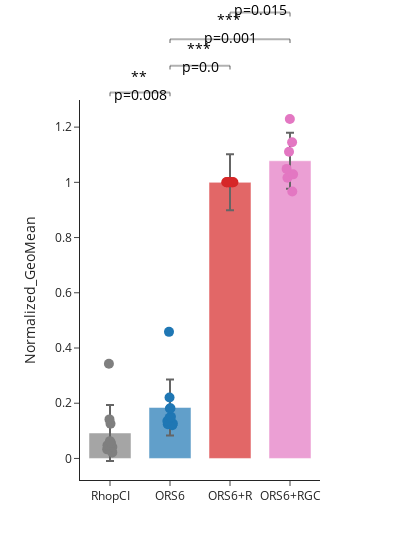

The notebook cell this image was saved under:
### Code cell
samples_to_plot = ['RhopCI', 'ORS6','ORS6+R','ORS6+RGC']

# plot_by = 'GeoMean'
plot_by = 'Normalized_GeoMean'

# Filtering data for samples to plot
plot_df = pd.DataFrame()
for _sample in samples_to_plot: 
   plot_df = pd.concat([plot_df, data[data.Sample_name == _sample]])
plot_df = plot_df[plot_df['OR'] == 1000]
   
# Normalizing GeoMean 
# plot_df = flow_utils.filter_expdate_by_samples(plot_df, contain_samples = ['ORS6 + R','ORS6 + RGC'])
plot_df = flow_utils.normalize_metric(plot_df, normalize_by='ORS6+R', normalize_metric='GeoMean')
# plot_df = plot_df.dropna(subset=[plot_by]) # drops nan values that doesn't have the normalize_by in the same exp_date

my_colors = ['#7f7f7f', '#1f77b4', '#d62728', '#e377c2']
cmap = plot_utils.distinct_colors(samples_to_plot, custom_color=my_colors)
# colors = [cmap[_sample] for _sample in plot_df.Sample_name ]

fig = go.Figure()

# Jitter scatter points
for _sample in plot_df.Sample_name.unique(): 
   subset = plot_df[plot_df['Sample_name'] == _sample]
   fig.add_trace(go.Box(x=subset['Sample_name'],
                        y = subset[plot_by], 
                        text = round(subset[plot_by],3).astype(str) +'<br>'+(subset['exp_date']),
                        name = _sample, 
                        # opacity = 0.3, 
                        marker_size = 10,
                        pointpos=0, 
                        boxpoints='all', 
                        boxmean=True,
                        marker = dict(color = cmap[_sample]),
                        line = dict(color = 'rgba(0,0,0,0)'),
                        fillcolor = 'rgba(0,0,0,0)', 
                        showlegend=False
                        ))
   
# Add p-value
fig = plot_utils.add_p_value_annotation(fig, [[0,1],[1,2], [1,3], [2,3]], 
                                        test_type = 'ranksums')
   
# Bar plot
for _sample in plot_df.Sample_name.unique(): 
   subset = plot_df[plot_df['Sample_name'] == _sample]
   fig.add_trace(go.Bar(x = [_sample], 
                        y = [subset[plot_by].mean()], 
                        error_y = dict(array=(plot_df.groupby('Sample_name')[plot_by].std())), 
                        marker_color = cmap[_sample],
                        # marker_line = dict(width = 3, color = 'black'),
                        opacity = 0.7, 
                        showlegend=False,
                        width = 0.7
                        ))

fig.update_layout(template='simple_white',
                  bargap = 0.9,  
                  width=400,
                  yaxis_title=plot_by)
fig.show()
fig.write_html('../output/Chaperone_flow_image/bar_ORS6.html')

### Figure 1 — Plotly figure (JSON) as saved in the notebook; plotly's stock layout.template omitted (floating-point values rounded to 4 significant figures)
{"data": [{"boxmean": true, "boxpoints": "all", "fillcolor": "rgba(0,0,0,0)", "line": {"color": "rgba(0,0,0,0)"}, "marker": {"color": "#7f7f7f", "size": 10}, "name": "RhopCI", "pointpos": 0, "showlegend": false, "text": ["nan<br>01182023_Lu", "0.049<br>07122022_Lu", "nan<br>04012023_Lu", "nan<br>05202024_Lu", "nan<br>03312023_Lu", "nan<br>03152023_Lu", "nan<br>02152023_Lu", "nan<br>10122022_Lu", "0.056<br>09212022_Lu", "nan<br>08212022_Lu", "0.047<br>08172022_Lu", "0.126<br>01202023_Lu", "0.141<br>06102022_Lu", "0.033<br>08052022_Lu", "nan<br>09052022_Lu", "nan<br>02032023_Lu", "0.042<br>09012022_Lu", "nan<br>06302022_Lu", "nan<br>11082023_Lu", "nan<br>11062022_Lu", "nan<br>10142022_Lu", "nan<br>03292023_Lu", "nan<br>10032022_Lu", "nan<br>06032023_Lu", "0.063<br>07292022_Lu", "nan<br>02062023_Lu", "nan<br>03222023_Lu", "nan<br>06212023_Lu", "0.022<br>07192022_Lu", "nan<br>06172023_Lu", "nan<br>03262023_Lu", "nan<br>10052022_Lu", "0.343<br>05062022_Lu", "nan<br>09262022_Lu"], "type": "box", "x": ["RhopCI", "RhopCI", "RhopCI", "RhopCI", "RhopCI", "RhopCI", "RhopCI", "RhopCI", "RhopCI", "RhopCI", "RhopCI", "RhopCI", "RhopCI", "RhopCI", "RhopCI", "RhopCI", "RhopCI", "RhopCI", "RhopCI", "RhopCI", "RhopCI", "RhopCI", "RhopCI", "RhopCI", "RhopCI", "RhopCI", "RhopCI", "RhopCI", "RhopCI", "RhopCI", "RhopCI", "RhopCI", "RhopCI", "RhopCI"], "y": [null, 0.04859, null, null, null, null, null, null, 0.05572, null, 0.04741, 0.1259, 0.1415, 0.03297, null, null, 0.04151, null, null, null, null, null, null, null, 0.06274, null, null, null, 0.02199, null, null, null, 0.343, null]}, {"boxmean": true, "boxpoints": "all", "fillcolor": "rgba(0,0,0,0)", "line": {"color": "rgba(0,0,0,0)"}, "marker": {"color": "#1f77b4", "size": 10}, "name": "ORS6", "pointpos": 0, "showlegend": false, "text": ["0.135<br>07122022_Lu", "nan<br>02152023_Lu", "nan<br>10122022_Lu", "0.181<br>09212022_Lu", "0.147<br>08172022_Lu", "0.221<br>01202023_Lu", "0.182<br>06102022_Lu", "0.127<br>08052022_Lu", "nan<br>02032023_Lu", "0.124<br>09012022_Lu", "0.151<br>07292022_Lu", "nan<br>02062023_Lu", "0.12<br>07192022_Lu", "0.458<br>05062022_Lu"], "type": "box", "x": ["ORS6", "ORS6", "ORS6", "ORS6", "ORS6", "ORS6", "ORS6", "ORS6", "ORS6", "ORS6", "ORS6", "ORS6", "ORS6", "ORS6"], "y": [0.1353, null, null, 0.1809, 0.1469, 0.2209, 0.1818, 0.1265, null, 0.1243, 0.151, null, 0.1204, 0.4585]}, {"boxmean": true, "boxpoints": "all", "fillcolor": "rgba(0,0,0,0)", "line": {"color": "rgba(0,0,0,0)"}, "marker": {"color": "#d62728", "size": 10}, "name": "ORS6+R", "pointpos": 0, "showlegend": false, "text": ["1.0<br>07122022_Lu", "1.0<br>09212022_Lu", "1.0<br>08172022_Lu", "1.0<br>01202023_Lu", "1.0<br>06102022_Lu", "1.0<br>08052022_Lu", "1.0<br>09012022_Lu", "1.0<br>07292022_Lu", "1.0<br>07192022_Lu", "1.0<br>05062022_Lu"], "type": "box", "x": ["ORS6+R", "ORS6+R", "ORS6+R", "ORS6+R", "ORS6+R", "ORS6+R", "ORS6+R", "ORS6+R", "ORS6+R", "ORS6+R"], "y": [1, 1, 1, 1, 1, 1, 1, 1, 1, 1]}, {"boxmean": true, "boxpoints": "all", "fillcolor": "rgba(0,0,0,0)", "line": {"color": "rgba(0,0,0,0)"}, "marker": {"color": "#e377c2", "size": 10}, "name": "ORS6+RGC", "pointpos": 0, "showlegend": false, "text": ["nan<br>02152023_Lu", "nan<br>10122022_Lu", "0.967<br>08172022_Lu", "1.016<br>01202023_Lu", "1.229<br>06102022_Lu", "1.049<br>08052022_Lu", "nan<br>02032023_Lu", "1.145<br>09012022_Lu", "1.111<br>07292022_Lu", "nan<br>02062023_Lu", "1.029<br>05062022_Lu"], "type": "box", "x": ["ORS6+RGC", "ORS6+RGC", "ORS6+RGC", "ORS6+RGC", "ORS6+RGC", "ORS6+RGC", "ORS6+RGC", "ORS6+RGC", "ORS6+RGC", "ORS6+RGC", "ORS6+RGC"], "y": [null, null, 0.9667, 1.016, 1.229, 1.049, null, 1.145, 1.111, null, 1.029]}, {"error_y": {"array": [0.1014, 0, 0.08943, 0.09636]}, "marker": {"color": "#7f7f7f"}, "opacity": 0.7, "showlegend": false, "type": "bar", "width": 0.7, "x": ["RhopCI"], "y": [0.09213]}, {"error_y": {"array": [0.1014, 0, 0.08943, 0.09636]}, "marker": {"color": "#1f77b4"}, "opacity": 0.7, "showlegend": false, "type": "bar", "width": 0.7, "x": ["ORS6"], "y": [0.1846]}, {"error_y": {"array": [0.1014, 0, 0.08943, 0.09636]}, "marker": {"color": "#d62728"}, "opacity": 0.7, "showlegend": false, "type": "bar", "width": 0.7, "x": ["ORS6+R"], "y": [1]}, {"error_y": {"array": [0.1014, 0, 0.08943, 0.09636]}, "marker": {"color": "#e377c2"}, "opacity": 0.7, "showlegend": false, "type": "bar", "width": 0.7, "x": ["ORS6+RGC"], "y": [1.078]}], "layout": {"annotations": [{"font": {"color": "black", "size": 14}, "showarrow": false, "text": "** <br>p=0.008", "textangle": 0, "x": 0.5, "xref": "x", "y": 1.091, "yref": "y domain"}, {"font": {"color": "black", "size": 14}, "showarrow": false, "text": "*** <br>p=0.0", "textangle": 0, "x": 1.5, "xref": "x", "y": 1.166, "yref": "y domain"}, {"font": {"color": "black", "size": 14}, "showarrow": false, "text": "*** <br>p=0.001", "textangle": 0, "x": 2, "xref": "x", "y": 1.241, "yref": "y domain"}, {"font": {"color": "black", "size": 14}, "showarrow": false, "text": "* <br>p=0.015", "textangle": 0, "x": 2.5, "xref": "x", "y": 1.316, "yref": "y domain"}], "bargap": 0.9, "shapes": [{"line": {"color": "black", "width": 2}, "type": "line", "x0": 0, "x1": 0, "xref": "x", "y0": 1.01, "y1": 1.02, "yref": "y domain"}, {"line": {"color": "black", "width": 2}, "type": "line", "x0": 0, "x1": 1, "xref": "x", "y0": 1.02, "y1": 1.02, "yref": "y domain"}, {"line": {"color": "black", "width": 2}, "type": "line", "x0": 1, "x1": 1, "xref": "x", "y0": 1.01, "y1": 1.02, "yref": "y domain"}, {"line": {"color": "black", "width": 2}, "type": "line", "x0": 1, "x1": 1, "xref": "x", "y0": 1.08, "y1": 1.09, "yref": "y domain"}, {"line": {"color": "black", "width": 2}, "type": "line", "x0": 1, "x1": 2, "xref": "x", "y0": 1.09, "y1": 1.09, "yref": "y domain"}, {"line": {"color": "black", "width": 2}, "type": "line", "x0": 2, "x1": 2, "xref": "x", "y0": 1.08, "y1": 1.09, "yref": "y domain"}, {"line": {"color": "black", "width": 2}, "type": "line", "x0": 1, "x1": 1, "xref": "x", "y0": 1.15, "y1": 1.16, "yref": "y domain"}, {"line": {"color": "black", "width": 2}, "type": "line", "x0": 1, "x1": 3, "xref": "x", "y0": 1.16, "y1": 1.16, "yref": "y domain"}, {"line": {"color": "black", "width": 2}, "type": "line", "x0": 3, "x1": 3, "xref": "x", "y0": 1.15, "y1": 1.16, "yref": "y domain"}, {"line": {"color": "black", "width": 2}, "type": "line", "x0": 2, "x1": 2, "xref": "x", "y0": 1.22, "y1": 1.23, "yref": "y domain"}, {"line": {"color": "black", "width": 2}, "type": "line", "x0": 2, "x1": 3, "xref": "x", "y0": 1.23, "y1": 1.23, "yref": "y domain"}, {"line": {"color": "black", "width": 2}, "type": "line", "x0": 3, "x1": 3, "xref": "x", "y0": 1.22, "y1": 1.23, "yref": "y domain"}], "width": 400, "yaxis": {"title": {"text": "Normalized_GeoMean"}}}}
